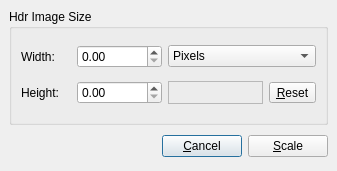
<ui version="4.0" >
 <class>ResizeDialog</class>
 <widget class="QDialog" name="ResizeDialog" >
  <property name="geometry" >
   <rect>
    <x>0</x>
    <y>0</y>
    <width>337</width>
    <height>171</height>
   </rect>
  </property>
  <property name="windowTitle" >
   <string>Scale Image</string>
  </property>
  <property name="windowIcon" >
   <iconset resource="../../icons.qrc" >:/new/prefix1/images/luminance-hdr.png</iconset>
  </property>
  <property name="modal" >
   <bool>true</bool>
  </property>
  <layout class="QVBoxLayout" >
   <property name="margin" >
    <number>9</number>
   </property>
   <property name="spacing" >
    <number>6</number>
   </property>
   <item>
    <widget class="QGroupBox" name="groupBox" >
     <property name="title" >
      <string>Hdr Image Size</string>
     </property>
     <layout class="QVBoxLayout" >
      <property name="margin" >
       <number>9</number>
      </property>
      <property name="spacing" >
       <number>6</number>
      </property>
      <item>
       <layout class="QHBoxLayout" >
        <property name="margin" >
         <number>0</number>
        </property>
        <property name="spacing" >
         <number>6</number>
        </property>
        <item>
         <layout class="QHBoxLayout" >
          <property name="margin" >
           <number>0</number>
          </property>
          <property name="spacing" >
           <number>6</number>
          </property>
          <item>
           <widget class="QLabel" name="label" >
            <property name="minimumSize" >
             <size>
              <width>50</width>
              <height>0</height>
             </size>
            </property>
            <property name="text" >
             <string>Width:</string>
            </property>
           </widget>
          </item>
          <item>
           <widget class="QDoubleSpinBox" name="widthSpinBox" >
            <property name="minimumSize" >
             <size>
              <width>85</width>
              <height>0</height>
             </size>
            </property>
            <property name="maximumSize" >
             <size>
              <width>85</width>
              <height>16777215</height>
             </size>
            </property>
           </widget>
          </item>
         </layout>
        </item>
        <item>
         <widget class="QComboBox" name="px_or_percentage" >
          <property name="sizePolicy" >
           <sizepolicy>
            <hsizetype>3</hsizetype>
            <vsizetype>0</vsizetype>
            <horstretch>0</horstretch>
            <verstretch>0</verstretch>
           </sizepolicy>
          </property>
          <property name="toolTip" >
           <string>Switch between pixels or percentage</string>
          </property>
          <item>
           <property name="text" >
            <string>Pixels</string>
           </property>
          </item>
          <item>
           <property name="text" >
            <string>Percent</string>
           </property>
          </item>
         </widget>
        </item>
       </layout>
      </item>
      <item>
       <layout class="QHBoxLayout" >
        <property name="margin" >
         <number>0</number>
        </property>
        <property name="spacing" >
         <number>6</number>
        </property>
        <item>
         <layout class="QHBoxLayout" >
          <property name="margin" >
           <number>0</number>
          </property>
          <property name="spacing" >
           <number>6</number>
          </property>
          <item>
           <widget class="QLabel" name="label_2" >
            <property name="sizePolicy" >
             <sizepolicy>
              <hsizetype>0</hsizetype>
              <vsizetype>5</vsizetype>
              <horstretch>0</horstretch>
              <verstretch>0</verstretch>
             </sizepolicy>
            </property>
            <property name="minimumSize" >
             <size>
              <width>50</width>
              <height>0</height>
             </size>
            </property>
            <property name="text" >
             <string>Height:</string>
            </property>
           </widget>
          </item>
          <item>
           <widget class="QDoubleSpinBox" name="heightSpinBox" >
            <property name="sizePolicy" >
             <sizepolicy>
              <hsizetype>0</hsizetype>
              <vsizetype>0</vsizetype>
              <horstretch>0</horstretch>
              <verstretch>0</verstretch>
             </sizepolicy>
            </property>
            <property name="minimumSize" >
             <size>
              <width>85</width>
              <height>0</height>
             </size>
            </property>
            <property name="maximumSize" >
             <size>
              <width>85</width>
              <height>16777215</height>
             </size>
            </property>
           </widget>
          </item>
         </layout>
        </item>
        <item>
         <widget class="QLabel" name="sizepreview" >
          <property name="toolTip" >
           <string>Result size</string>
          </property>
          <property name="frameShape" >
           <enum>QFrame::StyledPanel</enum>
          </property>
          <property name="frameShadow" >
           <enum>QFrame::Sunken</enum>
          </property>
         </widget>
        </item>
        <item>
         <widget class="QToolButton" name="restoredefault" >
          <property name="toolTip" >
           <string>Restore original size</string>
          </property>
          <property name="text" >
           <string>&amp;Reset</string>
          </property>
          <property name="icon" >
           <iconset resource="../../icons.qrc" >:/new/prefix1/images/undo.png</iconset>
          </property>
          <property name="toolButtonStyle" >
           <enum>Qt::ToolButtonTextBesideIcon</enum>
          </property>
         </widget>
        </item>
       </layout>
      </item>
     </layout>
    </widget>
   </item>
   <item>
    <layout class="QHBoxLayout" >
     <property name="margin" >
      <number>0</number>
     </property>
     <property name="spacing" >
      <number>6</number>
     </property>
     <item>
      <spacer>
       <property name="orientation" >
        <enum>Qt::Horizontal</enum>
       </property>
       <property name="sizeHint" >
        <size>
         <width>117</width>
         <height>31</height>
        </size>
       </property>
      </spacer>
     </item>
     <item>
      <widget class="QPushButton" name="cancelButton" >
       <property name="text" >
        <string>&amp;Cancel</string>
       </property>
      </widget>
     </item>
     <item>
      <widget class="QPushButton" name="scaleButton" >
       <property name="text" >
        <string>&amp;Scale</string>
       </property>
      </widget>
     </item>
    </layout>
   </item>
  </layout>
 </widget>
 <resources>
  <include location="../../icons.qrc" />
 </resources>
 <connections>
  <connection>
   <sender>cancelButton</sender>
   <signal>clicked()</signal>
   <receiver>ResizeDialog</receiver>
   <slot>reject()</slot>
   <hints>
    <hint type="sourcelabel" >
     <x>264</x>
     <y>112</y>
    </hint>
    <hint type="destinationlabel" >
     <x>179</x>
     <y>148</y>
    </hint>
   </hints>
  </connection>
 </connections>
</ui>
